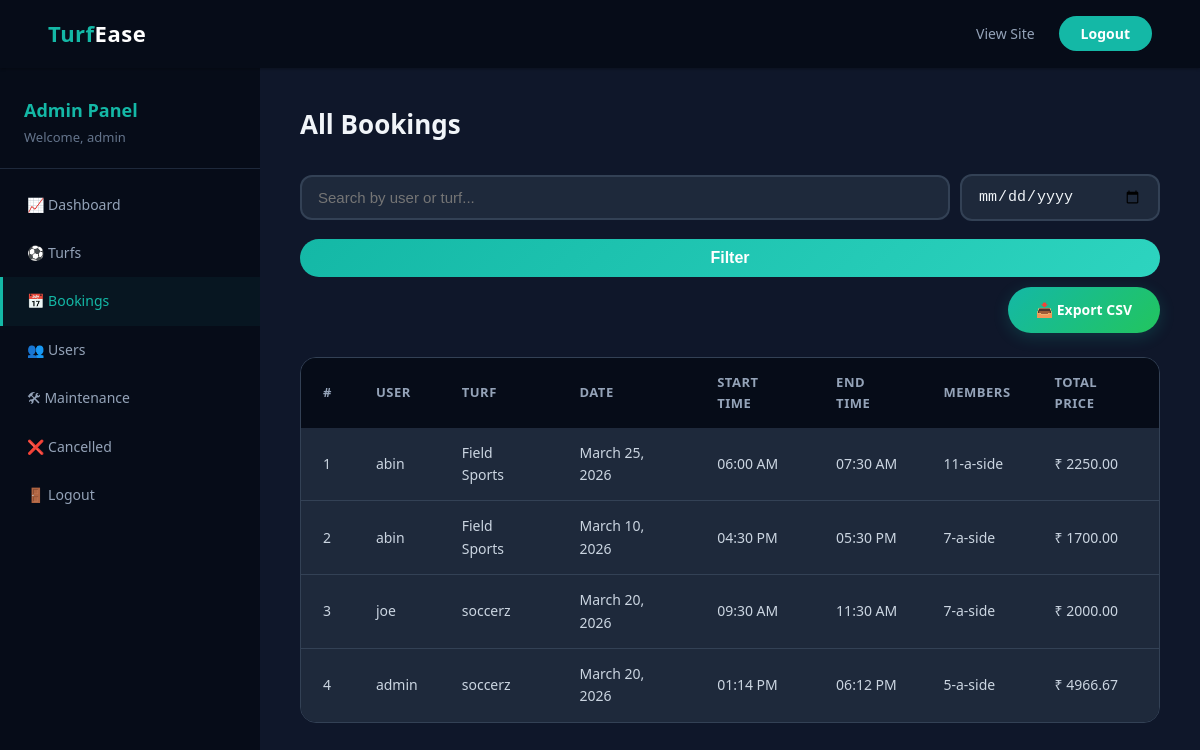
The app's page /admin-dashboard/bookings/ (signed in), older data.
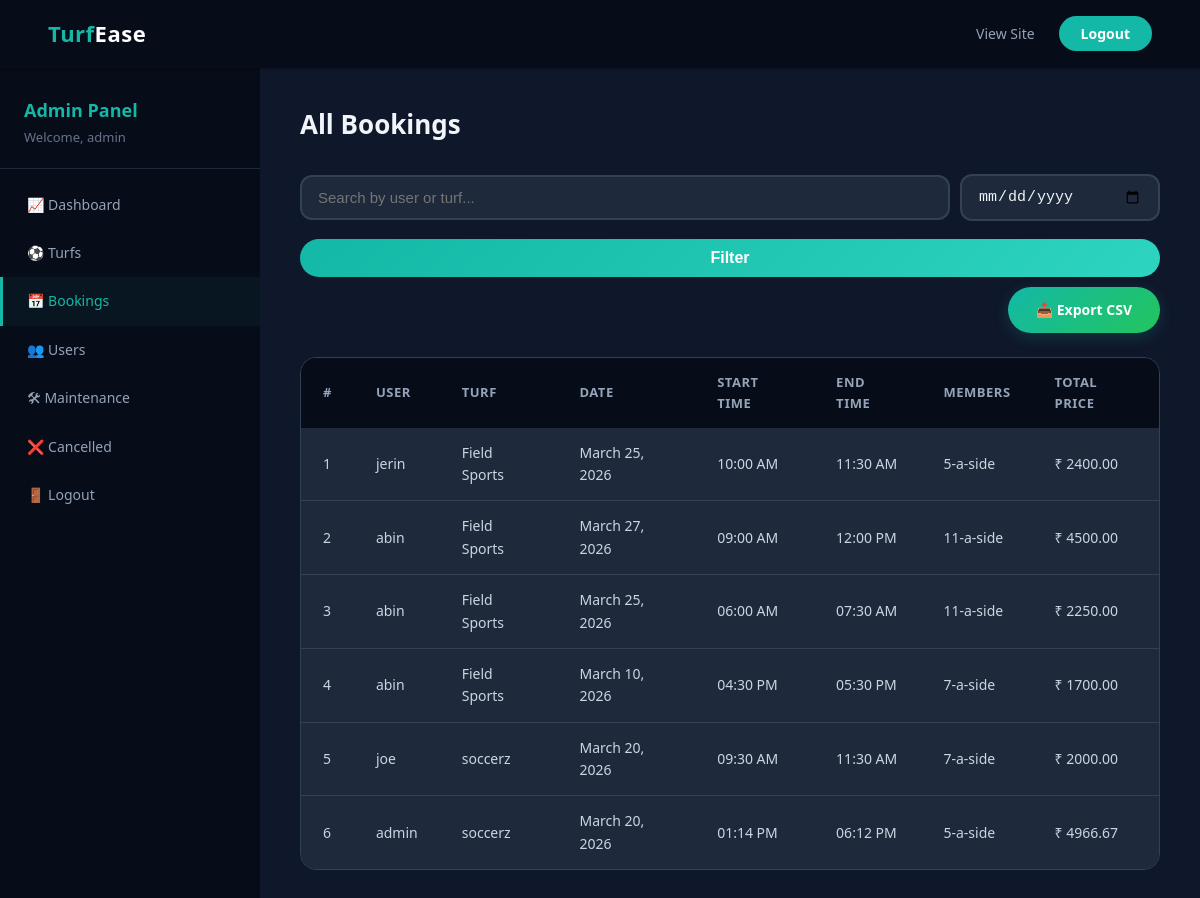
The same page, newer data.
### bookings/models.py (models this page shows, shortened)
class Booking(models.Model):
    MEMBER_CHOICES = [
        (5, '5-a-side'),
        (7, '7-a-side'),
        (11, '11-a-side'),
    ]
    user = models.ForeignKey(User, on_delete=models.CASCADE, related_name='bookings')
    turf = models.ForeignKey(Turf, on_delete=models.CASCADE, related_name='bookings')
    booking_date = models.DateField()
    start_time = models.TimeField()
    end_time = models.TimeField()
    members = models.PositiveIntegerField(choices=MEMBER_CHOICES, default=5)
    total_price = models.DecimalField(max_digits=10, decimal_places=2)
    created_at = models.DateTimeField(auto_now_add=True)
    class Meta:
        ordering = ['-created_at']

### turfs/models.py (models this page shows, shortened)
class Turf(models.Model):
    name = models.CharField(max_length=200)
    location = models.CharField(max_length=300)
    description = models.TextField()
    price_per_hour = models.DecimalField(max_digits=10, decimal_places=2)
    price_5a_side = models.DecimalField(max_digits=10, decimal_places=2, default=0, help_text='Additional fixed price for 5-a-side teams')
    price_7a_side = models.DecimalField(max_digits=10, decimal_places=2, default=0, help_text='Additional fixed price for 7-a-side teams')
    price_11a_side = models.DecimalField(max_digits=10, decimal_places=2, default=0, help_text='Additional fixed price for 11-a-side teams')
    image = models.ImageField(upload_to='turf_images/', blank=True, null=True)
    created_at = models.DateTimeField(auto_now_add=True)

### dashboard/views.py (the view)
# urls.py: path('bookings/', views.dashboard_bookings, name='dashboard_bookings'),
@login_required(login_url='admin_login')
@user_passes_test(is_admin, login_url='admin_login')
def dashboard_bookings(request):
    bookings = Booking.objects.select_related('user', 'turf').all()
    search = request.GET.get('q', '')
    if search:
        from django.db.models import Q
        bookings = bookings.filter(
            Q(user__username__icontains=search) | Q(turf__name__icontains=search)
        )
    filter_date = request.GET.get('date', '')
    if filter_date:
        bookings = bookings.filter(booking_date=filter_date)
    paginator = Paginator(bookings, 15)
    page_obj = paginator.get_page(request.GET.get('page'))
    return render(request, 'dashboard/dashboard_bookings.html', {
        'page_obj': page_obj,
        'search': search,
        'filter_date': filter_date,
    })

### bookings/context_processors.py (called while the page is built)
def unread_notifications(request):
    if request.user.is_authenticated and not request.user.is_staff:
        count = Notification.objects.filter(user=request.user, is_read=False).count()
        return {'unread_notification_count': count}
    return {'unread_notification_count': 0}

### dashboard/views.py (called while the page is built)
def is_admin(user):
    return user.is_staff

### templates/dashboard/dashboard_bookings.html (shortened to what this page needs)
{% extends 'dashboard/base_dashboard.html' %}
{% block dashboard_content %}
<h1>All Bookings</h1>
<form method="get" class="search-bar" style="margin-bottom:24px;">
    <input type="text" name="q" class="form-control" placeholder="Search by user or turf..." value="{{ search }}">
    <input type="date" name="date" class="form-control" value="{{ filter_date }}" style="max-width:200px;">
    <button type="submit" class="btn-submit" style="padding:10px 22px;">Filter</button>
    <a href="{% url 'export_bookings_csv' %}?q={{ search }}&date={{ filter_date }}" class="btn-add" style="margin-bottom:0; margin-left:auto;">&#128229; Export CSV</a>
</form>
{% if page_obj %}
    <div class="table-container">
        <table>
            <thead>
                <tr>
                    <th>#</th>
                    <th>User</th>
                    <th>Turf</th>
                    <th>Date</th>
                    <th>Start Time</th>
                    <th>End Time</th>
                    <th>Members</th>
                    <th>Total Price</th>
                </tr>
            </thead>
            <tbody>
                {% for booking in page_obj %}
                    <tr>
                        <td>{{ forloop.counter }}</td>
                        <td>{{ booking.user.username }}</td>
                        <td>{{ booking.turf.name }}</td>
                        <td>{{ booking.booking_date }}</td>
                        <td>{{ booking.start_time|time:"h:i A" }}</td>
                        <td>{{ booking.end_time|time:"h:i A" }}</td>
                        <td>{{ booking.get_members_display }}</td>
                        <td>&#8377; {{ booking.total_price }}</td>
                    </tr>
                {% endfor %}
            </tbody>
        </table>
    </div>
{% endif %}
{% endblock %}

### templates/dashboard/base_dashboard.html (shortened to what this page needs)
{% load static %}
<!DOCTYPE html>
<html lang="en">
<head>
    <link rel="stylesheet" href="{% static 'css/style.css' %}">
</head>
<body class="theme-dark">
    <nav class="navbar">
        <a href="{% url 'home' %}" class="logo">Turf<span>Ease</span></a>
        <ul class="nav-links">
            <li><a href="{% url 'home' %}">View Site</a></li>
            <li><a href="{% url 'logout' %}" class="btn-nav">Logout</a></li>
        </ul>
    </nav>
    <div class="dashboard-layout">
        <aside class="sidebar">
            <div class="sidebar-header">
                <h2>Admin Panel</h2>
                <p>Welcome, {{ user.username }}</p>
            </div>
            <nav>
                <a href="{% url 'dashboard_home' %}" class="{% if request.resolver_match.url_name == 'dashboard_home' %}active{% endif %}">
                    &#128200; Dashboard
                </a>
                <a href="{% url 'dashboard_turfs' %}" class="{% if 'turf' in request.resolver_match.url_name %}active{% endif %}">
                    &#9917; Turfs
                </a>
                <a href="{% url 'dashboard_bookings' %}" class="{% if request.resolver_match.url_name == 'dashboard_bookings' %}active{% endif %}">
                    &#128197; Bookings
                </a>
                <a href="{% url 'dashboard_users' %}" class="{% if request.resolver_match.url_name == 'dashboard_users' %}active{% endif %}">
                    &#128101; Users
                </a>
                <a href="{% url 'dashboard_maintenance' %}" class="{% if 'maintenance' in request.resolver_match.url_name %}active{% endif %}">
                    &#128736; Maintenance
                </a>
                <a href="{% url 'dashboard_cancelled' %}" class="{% if request.resolver_match.url_name == 'dashboard_cancelled' %}active{% endif %}">
                    &#10060; Cancelled
                </a>
                <a href="{% url 'logout' %}">
                    &#128682; Logout
                </a>
            </nav>
        </aside>
        <main class="dashboard-main">
            {% block dashboard_content %}{% endblock %}
        </main>
    </div>
</body>
</html>

Row changes from the older to the newer data that the page shows:
added Booking: user.username "jerin", turf.name "Field Sports", booking_date "March 25, 2026", start_time "10:00 AM", end_time "11:30 AM", members "5-a-side", total_price "2400.00"
added Booking: user.username "abin", turf.name "Field Sports", booking_date "March 27, 2026", start_time "09:00 AM", end_time "12:00 PM", members "11-a-side", total_price "4500.00"
